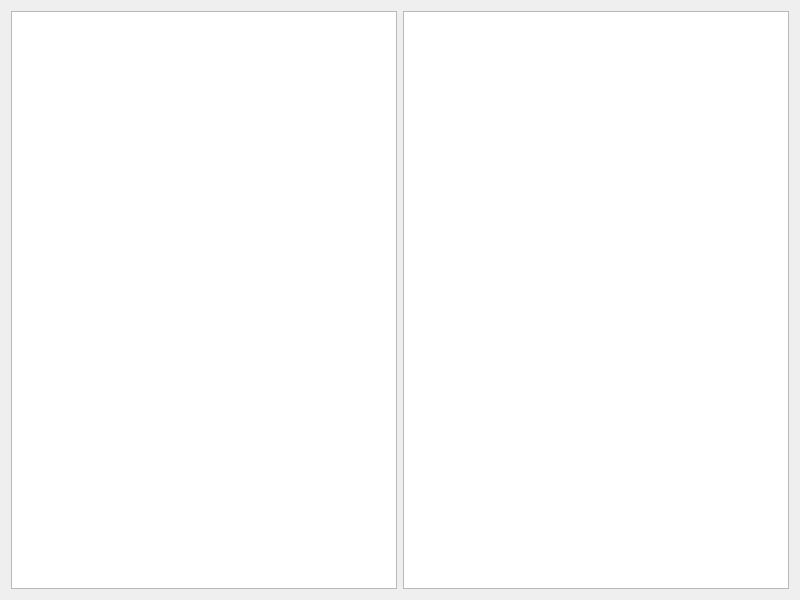
<?xml version="1.0" encoding="UTF-8"?>
<ui version="4.0">
 <class>QtADBClass</class>
 <widget class="QWidget" name="QtADBClass">
  <property name="geometry">
   <rect>
    <x>0</x>
    <y>0</y>
    <width>800</width>
    <height>600</height>
   </rect>
  </property>
  <property name="windowTitle">
   <string>QtADBClass</string>
  </property>
  <layout class="QGridLayout" name="gridLayout">
   <item row="0" column="0">
    <widget class="QListView" name="listView"/>
   </item>
   <item row="0" column="1">
    <widget class="QListView" name="listView_2"/>
   </item>
  </layout>
 </widget>
 <layoutdefault spacing="6" margin="11"/>
 <resources/>
 <connections/>
</ui>
